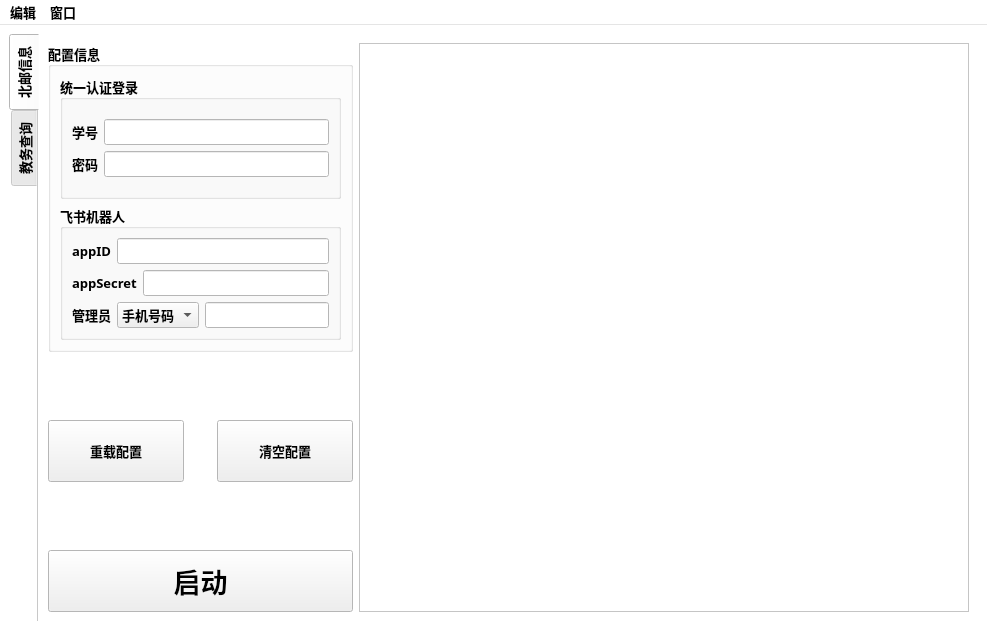
<?xml version="1.0" encoding="UTF-8"?>
<ui version="4.0">
 <class>MainWindow</class>
 <widget class="QMainWindow" name="MainWindow">
  <property name="enabled">
   <bool>true</bool>
  </property>
  <property name="geometry">
   <rect>
    <x>0</x>
    <y>0</y>
    <width>987</width>
    <height>630</height>
   </rect>
  </property>
  <property name="palette">
   <palette>
    <active>
     <colorrole role="Window">
      <brush brushstyle="SolidPattern">
       <color alpha="255">
        <red>255</red>
        <green>255</green>
        <blue>255</blue>
       </color>
      </brush>
     </colorrole>
    </active>
    <inactive>
     <colorrole role="Window">
      <brush brushstyle="SolidPattern">
       <color alpha="255">
        <red>255</red>
        <green>255</green>
        <blue>255</blue>
       </color>
      </brush>
     </colorrole>
    </inactive>
    <disabled>
     <colorrole role="Base">
      <brush brushstyle="SolidPattern">
       <color alpha="255">
        <red>255</red>
        <green>255</green>
        <blue>255</blue>
       </color>
      </brush>
     </colorrole>
     <colorrole role="Window">
      <brush brushstyle="SolidPattern">
       <color alpha="255">
        <red>255</red>
        <green>255</green>
        <blue>255</blue>
       </color>
      </brush>
     </colorrole>
    </disabled>
   </palette>
  </property>
  <property name="font">
   <font>
    <family>HarmonyOS Sans</family>
    <pointsize>10</pointsize>
    <bold>true</bold>
   </font>
  </property>
  <property name="acceptDrops">
   <bool>true</bool>
  </property>
  <property name="windowTitle">
   <string>BUPT_Helper</string>
  </property>
  <widget class="QWidget" name="centralwidget">
   <layout class="QGridLayout" name="gridLayout">
    <item row="0" column="0">
     <widget class="QTabWidget" name="tabWidget">
      <property name="palette">
       <palette>
        <active>
         <colorrole role="Base">
          <brush brushstyle="SolidPattern">
           <color alpha="255">
            <red>255</red>
            <green>255</green>
            <blue>255</blue>
           </color>
          </brush>
         </colorrole>
         <colorrole role="Window">
          <brush brushstyle="SolidPattern">
           <color alpha="255">
            <red>255</red>
            <green>255</green>
            <blue>255</blue>
           </color>
          </brush>
         </colorrole>
        </active>
        <inactive>
         <colorrole role="Base">
          <brush brushstyle="SolidPattern">
           <color alpha="255">
            <red>255</red>
            <green>255</green>
            <blue>255</blue>
           </color>
          </brush>
         </colorrole>
         <colorrole role="Window">
          <brush brushstyle="SolidPattern">
           <color alpha="255">
            <red>255</red>
            <green>255</green>
            <blue>255</blue>
           </color>
          </brush>
         </colorrole>
        </inactive>
        <disabled>
         <colorrole role="Base">
          <brush brushstyle="SolidPattern">
           <color alpha="255">
            <red>255</red>
            <green>255</green>
            <blue>255</blue>
           </color>
          </brush>
         </colorrole>
         <colorrole role="Window">
          <brush brushstyle="SolidPattern">
           <color alpha="255">
            <red>255</red>
            <green>255</green>
            <blue>255</blue>
           </color>
          </brush>
         </colorrole>
        </disabled>
       </palette>
      </property>
      <property name="layoutDirection">
       <enum>Qt::LeftToRight</enum>
      </property>
      <property name="tabPosition">
       <enum>QTabWidget::West</enum>
      </property>
      <property name="currentIndex">
       <number>0</number>
      </property>
      <property name="elideMode">
       <enum>Qt::ElideNone</enum>
      </property>
      <property name="documentMode">
       <bool>true</bool>
      </property>
      <property name="tabsClosable">
       <bool>false</bool>
      </property>
      <widget class="QWidget" name="tab_info">
       <attribute name="title">
        <string>北邮信息</string>
       </attribute>
       <layout class="QGridLayout" name="gridLayout_2">
        <item row="0" column="0">
         <layout class="QHBoxLayout" name="horizontalLayout_2" stretch="1,2">
          <item>
           <layout class="QVBoxLayout" name="manageLayout" stretch="10,2,2,2,2">
            <item>
             <widget class="QGroupBox" name="config_box">
              <property name="enabled">
               <bool>true</bool>
              </property>
              <property name="title">
               <string>配置信息</string>
              </property>
              <property name="flat">
               <bool>false</bool>
              </property>
              <property name="checkable">
               <bool>false</bool>
              </property>
              <property name="checked">
               <bool>false</bool>
              </property>
              <layout class="QGridLayout" name="gridLayout_3">
               <item row="0" column="0">
                <layout class="QGridLayout" name="gridLayout_4">
                 <item row="0" column="0">
                  <widget class="QGroupBox" name="CAS_box">
                   <property name="title">
                    <string>统一认证登录</string>
                   </property>
                   <layout class="QGridLayout" name="gridLayout_5">
                    <item row="0" column="0">
                     <layout class="QVBoxLayout" name="CAS_verticalLayout">
                      <item>
                       <layout class="QHBoxLayout" name="CAS_userid">
                        <item>
                         <widget class="QLabel" name="CAS_userid_label">
                          <property name="text">
                           <string>学号</string>
                          </property>
                         </widget>
                        </item>
                        <item>
                         <widget class="QLineEdit" name="CAS_userid_lineEdit"/>
                        </item>
                       </layout>
                      </item>
                      <item>
                       <layout class="QHBoxLayout" name="CAS_password">
                        <item>
                         <widget class="QLabel" name="CAS_password_label">
                          <property name="text">
                           <string>密码</string>
                          </property>
                         </widget>
                        </item>
                        <item>
                         <widget class="QLineEdit" name="CAS_password_lineEdit"/>
                        </item>
                       </layout>
                      </item>
                     </layout>
                    </item>
                   </layout>
                  </widget>
                 </item>
                 <item row="1" column="0">
                  <widget class="QGroupBox" name="feishu_box">
                   <property name="title">
                    <string>飞书机器人</string>
                   </property>
                   <layout class="QGridLayout" name="gridLayout_6">
                    <item row="0" column="0">
                     <layout class="QVBoxLayout" name="feishu_verticalLayout">
                      <item>
                       <layout class="QHBoxLayout" name="feishu_appid">
                        <item>
                         <widget class="QLabel" name="feishu_appid_label">
                          <property name="text">
                           <string>appID</string>
                          </property>
                         </widget>
                        </item>
                        <item>
                         <widget class="QLineEdit" name="feishu_appid_lineEdit"/>
                        </item>
                       </layout>
                      </item>
                      <item>
                       <layout class="QHBoxLayout" name="feishu_appsecret">
                        <item>
                         <widget class="QLabel" name="feishu_appsecret_label">
                          <property name="text">
                           <string>appSecret</string>
                          </property>
                         </widget>
                        </item>
                        <item>
                         <widget class="QLineEdit" name="feishu_appsecret_lineEdit"/>
                        </item>
                       </layout>
                      </item>
                      <item>
                       <layout class="QHBoxLayout" name="feishu_admin">
                        <item>
                         <widget class="QLabel" name="feishu_admin_label">
                          <property name="text">
                           <string>管理员</string>
                          </property>
                         </widget>
                        </item>
                        <item>
                         <widget class="QComboBox" name="feishu_admin_comboBox">
                          <item>
                           <property name="text">
                            <string>手机号码</string>
                           </property>
                          </item>
                          <item>
                           <property name="text">
                            <string>邮箱地址</string>
                           </property>
                          </item>
                          <item>
                           <property name="text">
                            <string>OpenID</string>
                           </property>
                          </item>
                         </widget>
                        </item>
                        <item>
                         <widget class="QLineEdit" name="feishu_admin_lineEdit"/>
                        </item>
                       </layout>
                      </item>
                     </layout>
                    </item>
                   </layout>
                  </widget>
                 </item>
                </layout>
               </item>
              </layout>
             </widget>
            </item>
            <item>
             <spacer name="verticalSpacer">
              <property name="orientation">
               <enum>Qt::Vertical</enum>
              </property>
              <property name="sizeHint" stdset="0">
               <size>
                <width>20</width>
                <height>40</height>
               </size>
              </property>
             </spacer>
            </item>
            <item>
             <layout class="QHBoxLayout" name="horizontalLayout" stretch="5,1,5">
              <item>
               <widget class="QPushButton" name="reloadConfig_pushButton">
                <property name="sizePolicy">
                 <sizepolicy hsizetype="Minimum" vsizetype="Minimum">
                  <horstretch>0</horstretch>
                  <verstretch>0</verstretch>
                 </sizepolicy>
                </property>
                <property name="text">
                 <string>重载配置</string>
                </property>
               </widget>
              </item>
              <item>
               <spacer name="horizontalSpacer">
                <property name="orientation">
                 <enum>Qt::Horizontal</enum>
                </property>
                <property name="sizeHint" stdset="0">
                 <size>
                  <width>40</width>
                  <height>20</height>
                 </size>
                </property>
               </spacer>
              </item>
              <item>
               <widget class="QPushButton" name="clearConfig_pushButton">
                <property name="sizePolicy">
                 <sizepolicy hsizetype="Minimum" vsizetype="Minimum">
                  <horstretch>0</horstretch>
                  <verstretch>0</verstretch>
                 </sizepolicy>
                </property>
                <property name="text">
                 <string>清空配置</string>
                </property>
               </widget>
              </item>
             </layout>
            </item>
            <item>
             <spacer name="verticalSpacer_2">
              <property name="orientation">
               <enum>Qt::Vertical</enum>
              </property>
              <property name="sizeHint" stdset="0">
               <size>
                <width>20</width>
                <height>40</height>
               </size>
              </property>
             </spacer>
            </item>
            <item>
             <widget class="QPushButton" name="RSCrawler_pushButton">
              <property name="sizePolicy">
               <sizepolicy hsizetype="Minimum" vsizetype="Minimum">
                <horstretch>0</horstretch>
                <verstretch>0</verstretch>
               </sizepolicy>
              </property>
              <property name="font">
               <font>
                <family>HarmonyOS Sans</family>
                <pointsize>20</pointsize>
                <bold>true</bold>
               </font>
              </property>
              <property name="text">
               <string>启动</string>
              </property>
             </widget>
            </item>
           </layout>
          </item>
          <item>
           <widget class="QTextEdit" name="textEdit">
            <property name="readOnly">
             <bool>true</bool>
            </property>
           </widget>
          </item>
         </layout>
        </item>
       </layout>
      </widget>
      <widget class="QWidget" name="tab_jwgl">
       <attribute name="title">
        <string>教务查询</string>
       </attribute>
      </widget>
     </widget>
    </item>
   </layout>
  </widget>
  <widget class="QMenuBar" name="menubar">
   <property name="geometry">
    <rect>
     <x>0</x>
     <y>0</y>
     <width>987</width>
     <height>19</height>
    </rect>
   </property>
   <property name="defaultUp">
    <bool>false</bool>
   </property>
   <widget class="QMenu" name="menu">
    <property name="title">
     <string>编辑</string>
    </property>
    <addaction name="actionClearTextEdit"/>
    <addaction name="actionForceRead"/>
    <addaction name="actionChangeCWD"/>
   </widget>
   <widget class="QMenu" name="menu_2">
    <property name="title">
     <string>窗口</string>
    </property>
    <addaction name="hideWindow"/>
   </widget>
   <addaction name="menu"/>
   <addaction name="menu_2"/>
  </widget>
  <action name="actionClearTextEdit">
   <property name="text">
    <string>清空输出</string>
   </property>
  </action>
  <action name="actionForceRead">
   <property name="text">
    <string>强制读取</string>
   </property>
  </action>
  <action name="hideWindow">
   <property name="text">
    <string>隐藏</string>
   </property>
  </action>
  <action name="actionChangeCWD">
   <property name="text">
    <string>更改工作目录</string>
   </property>
  </action>
 </widget>
 <resources/>
 <connections/>
</ui>
